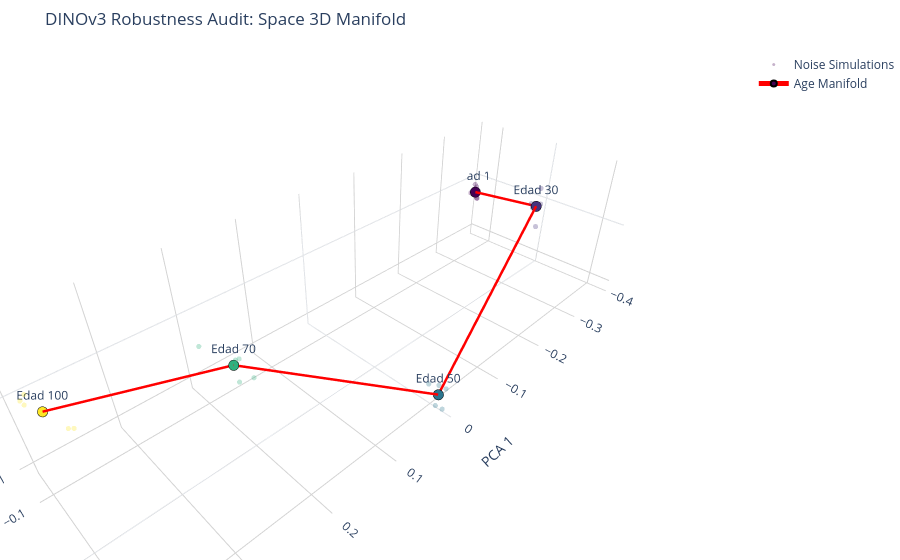

Notebook source saved alongside this figure:
### Markdown cell above
## 5. Visualizing the Aging Manifold

### Code cell
import plotly.graph_objects as go

# 1. Aplicar PCA para 3 Componentes
pca_3d_audit = PCA(n_components=3)
embeddings_3d = pca_3d_audit.fit_transform(all_embeddings)

# 2. Calcular los Centroides en 3D (Trayectoria)
centroids_3d = []
for age in ages:
    mask = (all_ages_labels == age)
    centroids_3d.append(embeddings_3d[mask].mean(axis=0))
centroids_3d = np.array(centroids_3d)

# 3. Crear el gráfico interactivo
fig = go.Figure()

# Capa 1: Nube de puntos (simulaciones con ruido)
fig.add_trace(go.Scatter3d(
    x=embeddings_3d[:, 0], 
    y=embeddings_3d[:, 1], 
    z=embeddings_3d[:, 2],
    mode='markers',
    marker=dict(
        size=3,
        color=all_ages_labels, 
        colorscale='Viridis', 
        opacity=0.3
    ),
    name='Noise Simulations'
))

# Capa 2: Manifold (Línea roja y centroides)
fig.add_trace(go.Scatter3d(
    x=centroids_3d[:, 0], 
    y=centroids_3d[:, 1], 
    z=centroids_3d[:, 2],
    mode='lines+markers+text',
    text=[f"Edad {a}" for a in ages],
    textposition="top center",
    marker=dict(
        size=6, 
        color=ages, 
        colorscale='Viridis', 
        line=dict(width=2, color='black')
    ),
    line=dict(color='red', width=5),
    name='Age Manifold'
))

# 4. Estilizar para que coincida con tus gráficas anteriores
fig.update_layout(
    title="DINOv3 Robustness Audit: Space 3D Manifold",
    scene=dict(
        xaxis=dict(title='PC1', backgroundcolor="white", gridcolor="lightgray", showbackground=True),
        yaxis=dict(title='PC2', backgroundcolor="white", gridcolor="lightgray", showbackground=True),
        zaxis=dict(title='PC3', backgroundcolor="white", gridcolor="lightgray", showbackground=True),
        xaxis_title='PCA 1',
        yaxis_title='PCA 2',
        zaxis_title='PCA 3',
    ),
    margin=dict(l=0, r=0, b=0, t=50),
    template="plotly_white"
)

fig.show()

print(f"Varianza total explicada (3 componentes): {sum(pca_3d_audit.explained_variance_ratio_):.2%}")

import plotly.io as pio

pio.write_html(fig, "grafico_pca3d.html", include_plotlyjs="cdn")

### Figure 1 — Plotly figure (JSON) as saved in the notebook; plotly's stock layout.template omitted (floating-point values rounded to 4 significant figures)
{"data": [{"marker": {"color": [18, 18, 18, 18, 18, 30, 30, 30, 30, 30, 50, 50, 50, 50, 50, 70, 70, 70, 70, 70, 100, 100, 100, 100, 100], "colorscale": [[0, "#440154"], [0.1111, "#482878"], [0.2222, "#3e4989"], [0.3333, "#31688e"], [0.4444, "#26828e"], [0.5556, "#1f9e89"], [0.6667, "#35b779"], [0.7778, "#6ece58"], [0.8889, "#b5de2b"], [1, "#fde725"]], "opacity": 0.3, "size": 3}, "mode": "markers", "name": "Noise Simulations", "type": "scatter3d", "x": [-0.3745, -0.374, -0.3635, -0.3767, -0.3781, -0.256, -0.254, -0.2484, -0.2528, -0.2491, 0.02541, 0.00125, 0.002083, 0.003849, 0.02341, 0.2362, 0.2307, 0.2373, 0.2586, 0.223, 0.3908, 0.384, 0.3881, 0.3643, 0.3581], "y": [-0.1241, -0.1203, -0.1097, -0.133, -0.1207, 0.06699, 0.05568, 0.0614, 0.06706, 0.07251, 0.1152, 0.1237, 0.1213, 0.1145, 0.126, 0.04825, 0.04579, 0.05119, 0.02545, 0.05428, -0.1141, -0.1245, -0.1203, -0.0884, -0.09414], "z": [-0.006693, -0.00972, -0.02419, -0.02605, -0.03203, 0.02763, 0.06004, 0.0576, 0.08713, 0.06665, -0.05913, -0.07723, -0.1128, -0.07584, -0.08844, 0.06468, 0.06143, 0.03949, 0.08094, 0.03783, 0.006429, 0.003661, -0.005525, -0.03361, -0.04223]}, {"line": {"color": "red", "width": 5}, "marker": {"color": [18, 30, 50, 70, 100], "colorscale": [[0, "#440154"], [0.1111, "#482878"], [0.2222, "#3e4989"], [0.3333, "#31688e"], [0.4444, "#26828e"], [0.5556, "#1f9e89"], [0.6667, "#35b779"], [0.7778, "#6ece58"], [0.8889, "#b5de2b"], [1, "#fde725"]], "line": {"color": "black", "width": 2}, "size": 6}, "mode": "lines+markers+text", "name": "Age Manifold", "text": ["Edad 18", "Edad 30", "Edad 50", "Edad 70", "Edad 100"], "textposition": "top center", "type": "scatter3d", "x": [-0.3734, -0.2521, 0.0112, 0.2372, 0.3771], "y": [-0.1216, 0.06473, 0.1201, 0.04499, -0.1083], "z": [-0.01974, 0.05981, -0.08269, 0.05688, -0.01425]}], "layout": {"margin": {"b": 0, "l": 0, "r": 0, "t": 50}, "scene": {"xaxis": {"backgroundcolor": "white", "gridcolor": "lightgray", "showbackground": true, "title": {"text": "PCA 1"}}, "yaxis": {"backgroundcolor": "white", "gridcolor": "lightgray", "showbackground": true, "title": {"text": "PCA 2"}}, "zaxis": {"backgroundcolor": "white", "gridcolor": "lightgray", "showbackground": true, "title": {"text": "PCA 3"}}}, "title": {"text": "DINOv3 Robustness Audit: Space 3D Manifold"}}}
